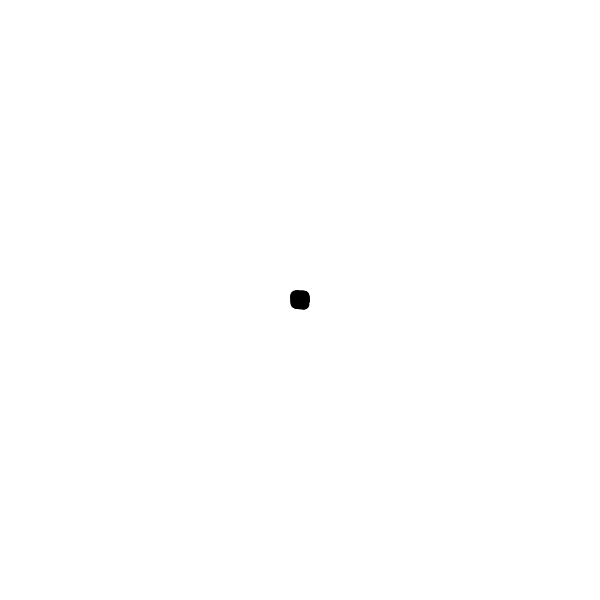
Frame 1 (no input)
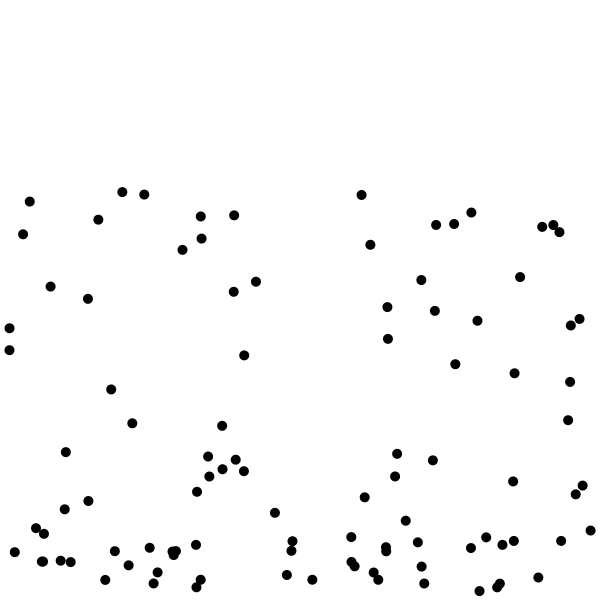
Frame 60 (the mouse pressed at the canvas centre just before this capture)
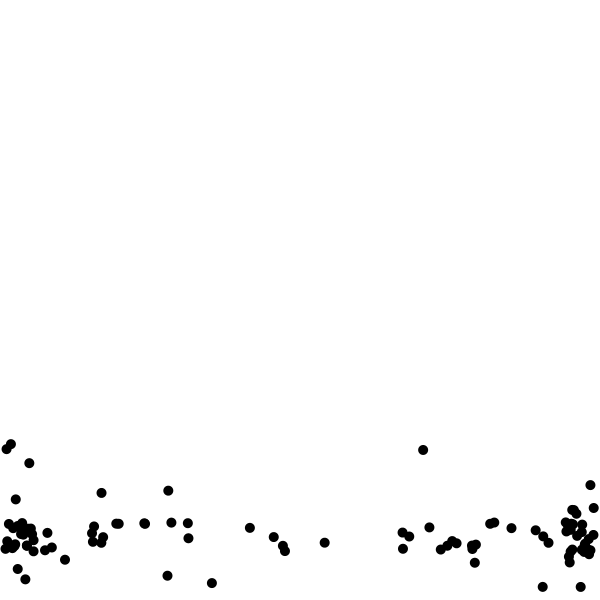
Frame 120 (the mouse held since frame 60 and released just before this capture)

The Processing sketch that drew these frames (run headless with seeded random() and noise(); from frame 60 on, the mouse is pressed at the canvas centre):

// Processing sketch: multiballs_gravity
// ── multiballs_gravity.pde

FloatList xs;
FloatList ys;
FloatList vx;
FloatList vy;

void setup() {
  size(600, 600);
  noStroke();
  fill(0);
  vx=new FloatList();
  vy=new FloatList();
  xs= new FloatList();
  ys= new FloatList();

  // エージェントの初期位置を設定
  for (int i = 0; i < 100; i++) {
    xs.append(width / 2);
    ys.append(height / 2);
    vx.append(random(-5, 5));
    vy.append(random(-5, 5));
  }
}

void draw() {
  background(255);



  for (int i = 0; i < xs.size(); i++) {
    // i番目のエージェントの位置をずらす

    //xs.set(i, random(-5, 5));
    //ys.set(i, random(-5, 5));

    vy.add(i, 0.1);
    xs.add(i, vx.get(i));
    ys.add(i, vy.get(i));
    // i番目のエージェントを描く
    ellipse(xs.get(i), ys.get(i), 10, 10);
    if (ys.get(i)>height-5) {
      vy.mult(i, -0.5);
      ys.set(i, height-5);
    }
    if (xs.get(i)>width-5) {
      vx.mult(i, -0.1);
      xs.set(i, width-5);
    }
    if (xs.get(i)<5) {
      vx.mult(i, -0.1);
      xs.set(i, 5);
    }
  }
}

void mousePressed() {

  xs.append(mouseX);
  ys.append(mouseY);
  vx.append(random(-5, 5));
  vy.append(random(-5, 5));
}
